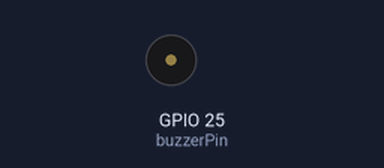
This sketch was run on a simulated ESP32. On the bench: buzzer (waves = sounding, pin HIGH). What the sketch prints to the serial monitor is not drawn.

Above: at 1.8 s.
At 5.9 s:
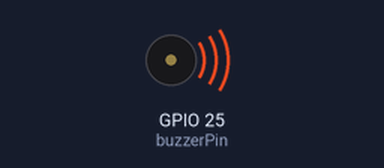
Timing chart, 0 to 6.2 s (numbered marks = the images above):
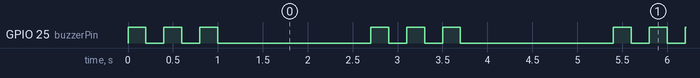

The sketch:

beep.ino
```cpp
// বাজার বাজাও (Buzzer) — ESP32 বোর্ড
// বাজারের + পা D25-এ, − পা GND-তে লাগাও।

const int buzzerPin = 25;

void beep(int milliseconds) {
  digitalWrite(buzzerPin, HIGH);   // বাজারের ভেতরের দোলক নিজেই শব্দ বানায়
  delay(milliseconds);
  digitalWrite(buzzerPin, LOW);
}

void setup() {
  pinMode(buzzerPin, OUTPUT);
  Serial.begin(115200);
}

void loop() {
  Serial.println("তিনবার বিপ");
  for (int i = 0; i < 3; i++) {
    beep(200);
    delay(200);
  }
  delay(1500);                      // একটু চুপ করে থাকো
}
```

Measured:
- by itself, GPIO 25 (buzzerPin): repeats every 2.7 s: 2 × (LOW 0.20 s, HIGH 0.20 s), LOW 1.7 s, HIGH 0.20 s
- by itself, everything shown: repeats every 2.7 s, in 6 steps
